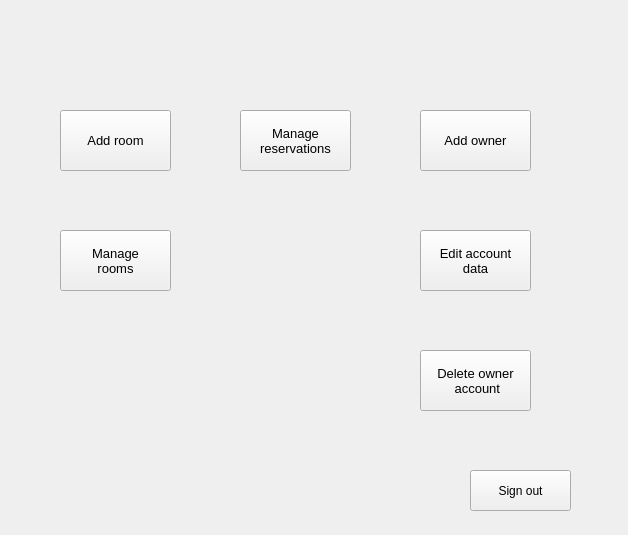
<?xml version="1.0" encoding="UTF-8"?>
<ui version="4.0">
 <class>ownerGui</class>
 <widget class="QWidget" name="ownerGui">
  <property name="geometry">
   <rect>
    <x>0</x>
    <y>0</y>
    <width>628</width>
    <height>535</height>
   </rect>
  </property>
  <property name="windowTitle">
   <string>Form</string>
  </property>
  <widget class="QPushButton" name="signOut">
   <property name="geometry">
    <rect>
     <x>470</x>
     <y>470</y>
     <width>101</width>
     <height>41</height>
    </rect>
   </property>
   <property name="text">
    <string>Sign out</string>
   </property>
  </widget>
  <widget class="QLabel" name="greeting">
   <property name="geometry">
    <rect>
     <x>40</x>
     <y>20</y>
     <width>221</width>
     <height>41</height>
    </rect>
   </property>
   <property name="font">
    <font>
     <pointsize>10</pointsize>
    </font>
   </property>
   <property name="text">
    <string/>
   </property>
  </widget>
  <widget class="QPushButton" name="addRoom">
   <property name="geometry">
    <rect>
     <x>60</x>
     <y>110</y>
     <width>111</width>
     <height>61</height>
    </rect>
   </property>
   <property name="font">
    <font>
     <pointsize>10</pointsize>
    </font>
   </property>
   <property name="text">
    <string>Add room</string>
   </property>
  </widget>
  <widget class="QPushButton" name="showEditRoom">
   <property name="geometry">
    <rect>
     <x>60</x>
     <y>230</y>
     <width>111</width>
     <height>61</height>
    </rect>
   </property>
   <property name="font">
    <font>
     <pointsize>10</pointsize>
    </font>
   </property>
   <property name="text">
    <string>Manage 
rooms</string>
   </property>
  </widget>
  <widget class="QPushButton" name="addOwner">
   <property name="geometry">
    <rect>
     <x>420</x>
     <y>110</y>
     <width>111</width>
     <height>61</height>
    </rect>
   </property>
   <property name="font">
    <font>
     <pointsize>10</pointsize>
    </font>
   </property>
   <property name="text">
    <string>Add owner</string>
   </property>
  </widget>
  <widget class="QPushButton" name="showAllReservations">
   <property name="geometry">
    <rect>
     <x>240</x>
     <y>110</y>
     <width>111</width>
     <height>61</height>
    </rect>
   </property>
   <property name="font">
    <font>
     <pointsize>10</pointsize>
    </font>
   </property>
   <property name="text">
    <string>Manage 
reservations</string>
   </property>
  </widget>
  <widget class="QPushButton" name="editAccountData">
   <property name="geometry">
    <rect>
     <x>420</x>
     <y>230</y>
     <width>111</width>
     <height>61</height>
    </rect>
   </property>
   <property name="font">
    <font>
     <pointsize>10</pointsize>
    </font>
   </property>
   <property name="text">
    <string>Edit account 
data</string>
   </property>
  </widget>
  <widget class="QPushButton" name="deleteOwnerAccount">
   <property name="geometry">
    <rect>
     <x>420</x>
     <y>350</y>
     <width>111</width>
     <height>61</height>
    </rect>
   </property>
   <property name="font">
    <font>
     <pointsize>10</pointsize>
    </font>
   </property>
   <property name="text">
    <string>Delete owner 
 account</string>
   </property>
  </widget>
 </widget>
 <resources/>
 <connections/>
</ui>
